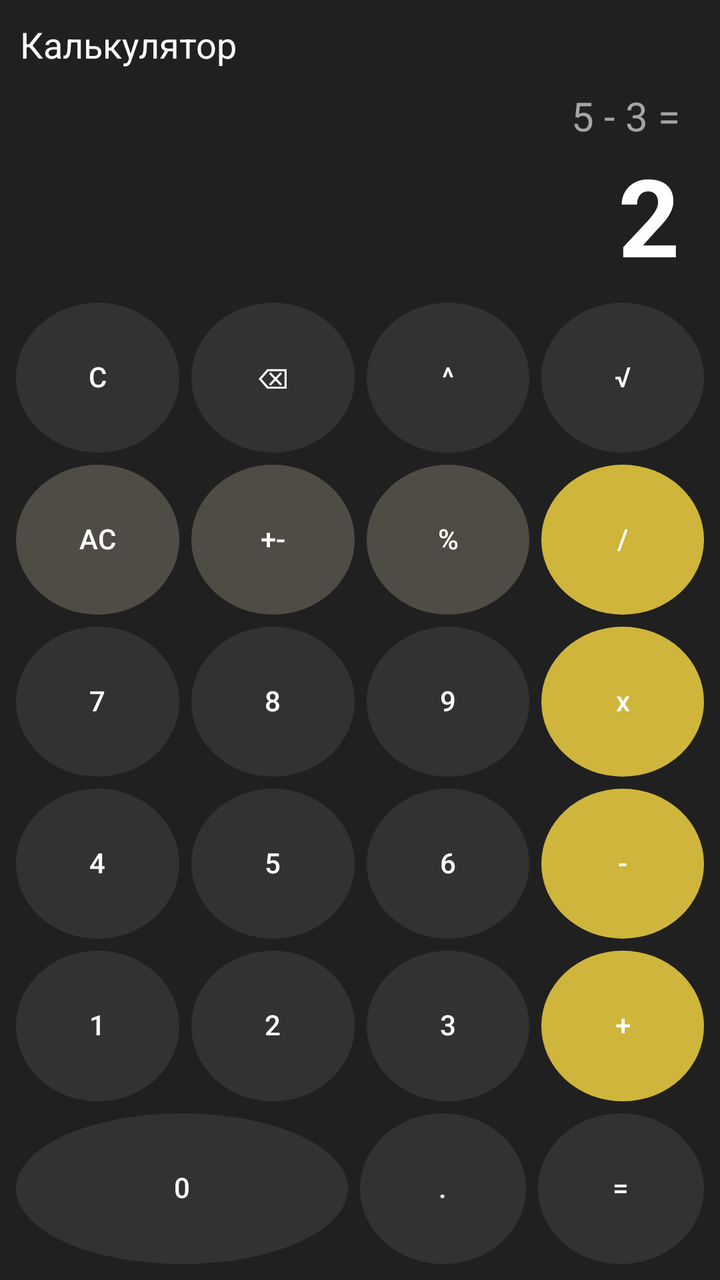
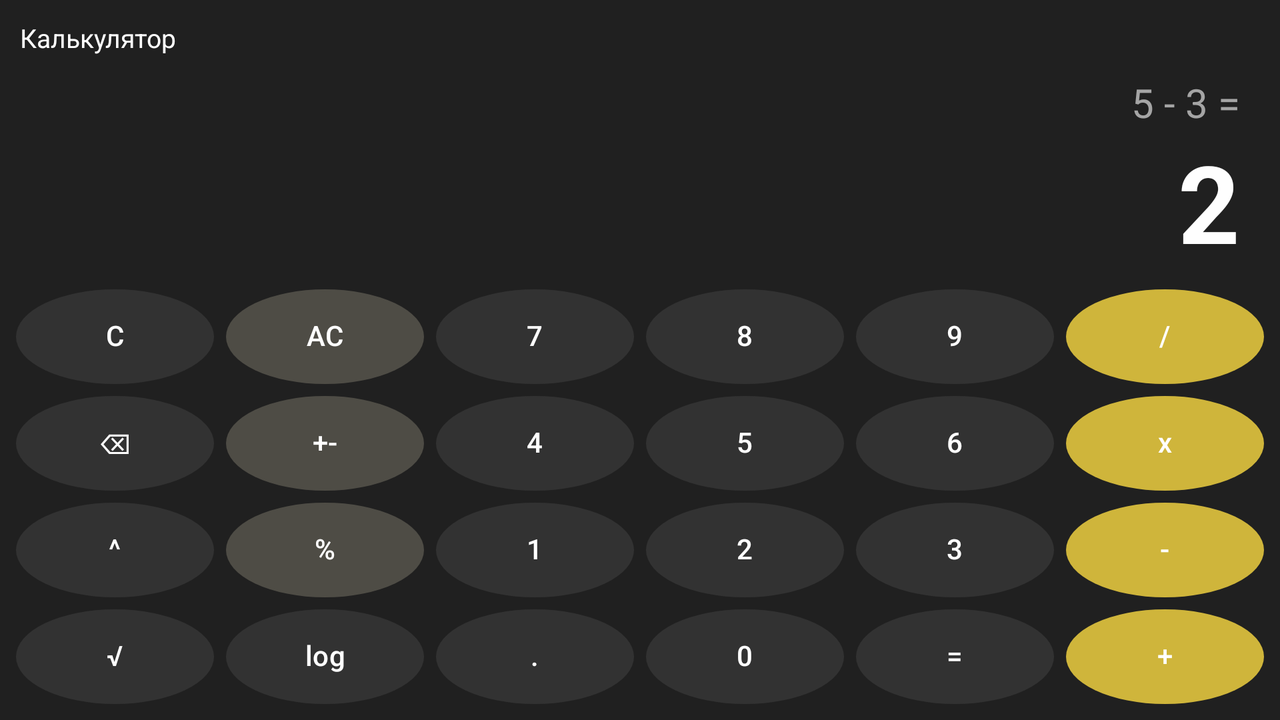

The same Android screen from two of the app's own layout files: first res/layout/ as a phone draws it, then the repository's variant for another configuration, drawn on a device whose configuration selects that folder. Both files follow.
<!-- AndroidManifest.xml: application theme Theme.Android_First_Project -->
<!-- res/layout/activity_calc.xml -->
<?xml version="1.0" encoding="utf-8"?>
<LinearLayout xmlns:android="http://schemas.android.com/apk/res/android"
    xmlns:app="http://schemas.android.com/apk/res-auto"
    xmlns:tools="http://schemas.android.com/tools"
    android:id="@+id/main"
    android:layout_width="match_parent"
    android:layout_height="match_parent"
    android:background="@color/calc_layout_background"
    android:orientation="vertical"
    tools:context=".Calc_Activity">

    <TextView
        android:layout_width="match_parent"
        android:layout_height="wrap_content"
        android:padding="10dp"
        android:text="@string/calc_tv_title"
        android:textColor="@color/calc_text_color"
        android:textSize="18sp" />

    <TextView
        android:id="@+id/calc_tv_history"
        android:layout_width="match_parent"
        android:layout_height="wrap_content"
        android:paddingHorizontal="20dp"
        android:textAlignment="viewEnd"
        android:textColor="@color/calc_history_color"
        android:textSize="20sp"
        tools:text="5 - 3 =" />

    <TextView
        android:id="@+id/calc_tv_result"
        android:layout_width="match_parent"
        android:layout_height="wrap_content"
        android:paddingHorizontal="20dp"
        android:textAlignment="viewEnd"
        android:textColor="@color/calc_text_color"
        android:textSize="54sp"
        android:textStyle="bold"
        tools:text="2" />

    <LinearLayout
        android:layout_width="match_parent"
        android:layout_height="match_parent"
        android:layout_margin="5dp"
        android:orientation="vertical">

        <LinearLayout
            android:layout_width="match_parent"
            android:layout_height="0dp"
            android:layout_weight="1"
            android:orientation="horizontal">

            

            <Button
                android:id="@+id/calc_btn_operation_c"
                style="@style/calc_btn_operation"
                android:tag="@string/calc_btn_operation_c"
                android:text="@string/calc_btn_operation_c" />

            <Button
                android:id="@+id/calc_btn_operation_backspace"
                style="@style/calc_btn_operation"
                android:tag="@string/calc_btn_operation_backspace"
                android:text="@string/calc_btn_operation_backspace" />

            <Button
                android:id="@+id/calc_btn_operation_square"
                style="@style/calc_btn_operation"
                android:tag="@string/calc_btn_operation_square"
                android:text="@string/calc_btn_operation_square" />

            <Button
                android:id="@+id/calc_btn_operation_sqrt"
                style="@style/calc_btn_operation"
                android:tag="@string/calc_btn_operation_sqrt"
                android:text="@string/calc_btn_operation_sqrt" />


        </LinearLayout>

        <LinearLayout
            android:layout_width="match_parent"
            android:layout_height="0dp"
            android:layout_weight="1"
            android:orientation="horizontal">

            <Button
                android:id="@+id/calc_btn_operation_ac"
                style="@style/calc_btn_operation"
                android:backgroundTint="#4e4c45"
                android:tag="@string/calc_btn_operation_ac"
                android:text="@string/calc_btn_operation_ac" />

            <Button
                android:id="@+id/calc_btn_operation_pm"
                style="@style/calc_btn_operation"
                android:backgroundTint="#4e4c45"
                android:tag="@string/calc_btn_operation_pm"
                android:text="@string/calc_btn_operation_pm" />

            <Button
                android:id="@+id/calc_btn_operation_percent"
                style="@style/calc_btn_operation"
                android:backgroundTint="#4e4c45"
                android:tag="@string/calc_btn_operation_percent"
                android:text="@string/calc_btn_operation_percent" />

            <Button
                android:id="@+id/calc_btn_operation_devide"
                style="@style/calc_btn_operation"
                android:backgroundTint="#cfb53b"
                android:tag="@string/calc_btn_operation_devide"
                android:text="@string/calc_btn_operation_devide" />

        </LinearLayout>

        <LinearLayout
            android:layout_width="match_parent"
            android:layout_height="0dp"
            android:layout_weight="1"
            android:orientation="horizontal">

            <Button
                android:id="@+id/calc_btn_digit_7"
                style="@style/calc_btn_digit"
                android:tag="@string/calc_btn_digit_7"

                android:text="@string/calc_btn_digit_7" />

            <Button
                android:id="@+id/calc_btn_digit_8"
                style="@style/calc_btn_digit"
                android:tag="@string/calc_btn_digit_8"
                android:text="@string/calc_btn_digit_8" />

            <Button
                android:id="@+id/calc_btn_digit_9"
                style="@style/calc_btn_digit"
                android:tag="@string/calc_btn_digit_9"
                android:text="@string/calc_btn_digit_9" />

            <Button
                android:id="@+id/calc_btn_operation_multiply"
                style="@style/calc_btn_digit"
                android:backgroundTint="#cfb53b"
                android:tag="@string/calc_btn_operation_multiply"
                android:text="@string/calc_btn_operation_multiply" />

        </LinearLayout>

        <LinearLayout
            android:layout_width="match_parent"
            android:layout_height="0dp"
            android:layout_weight="1"
            android:orientation="horizontal">

            <Button
                android:id="@+id/calc_btn_digit_4"
                style="@style/calc_btn_digit"
                android:tag="@string/calc_btn_digit_4"
                android:text="@string/calc_btn_digit_4" />

            <Button
                android:id="@+id/calc_btn_digit_5"
                style="@style/calc_btn_digit"
                android:tag="@string/calc_btn_digit_5"
                android:text="@string/calc_btn_digit_5" />

            <Button
                android:id="@+id/calc_btn_digit_6"
                style="@style/calc_btn_digit"
                android:tag="@string/calc_btn_digit_6"
                android:text="@string/calc_btn_digit_6" />

            <Button
                android:id="@+id/calc_btn_operation_minus"
                style="@style/calc_btn_digit"
                android:backgroundTint="#cfb53b"
                android:tag="@string/calc_btn_operation_minus"
                android:text="@string/calc_btn_operation_minus" />


        </LinearLayout>

        <LinearLayout
            android:layout_width="match_parent"
            android:layout_height="0dp"
            android:layout_weight="1"
            android:orientation="horizontal">

            <Button
                android:id="@+id/calc_btn_digit_1"
                style="@style/calc_btn_digit"
                android:tag="@string/calc_btn_digit_1"
                android:text="@string/calc_btn_digit_1" />

            <Button
                android:id="@+id/calc_btn_digit_2"
                style="@style/calc_btn_digit"
                android:tag="@string/calc_btn_digit_2"
                android:text="@string/calc_btn_digit_2" />

            <Button
                android:id="@+id/calc_btn_digit_3"
                style="@style/calc_btn_digit"
                android:tag="@string/calc_btn_digit_3"
                android:text="@string/calc_btn_digit_3" />

            <Button
                android:id="@+id/calc_btn_operation_plus"
                style="@style/calc_btn_digit"
                android:backgroundTint="#cfb53b"
                android:tag="@string/calc_btn_operation_plus"
                android:text="@string/calc_btn_operation_plus" />
        </LinearLayout>

        <LinearLayout
            android:layout_width="match_parent"
            android:layout_height="0dp"
            android:layout_weight="1"
            android:orientation="horizontal">

            <Button
                android:id="@+id/calc_btn_digit_0"
                style="@style/calc_btn_digit_0"
                android:layout_width="0dp"
                android:layout_weight="2"
                android:tag="@string/calc_btn_digit_0"
                android:text="@string/calc_btn_digit_0" />

            <Button
                android:id="@+id/calc_btn_operation_coma"
                style="@style/calc_btn_digit"
                android:layout_width="0dp"
                android:layout_weight="1"
                android:tag="@string/calc_btn_operation_coma"
                android:text="@string/calc_btn_operation_coma" />

            <Button
                android:id="@+id/calc_btn_operation_equal"
                style="@style/calc_btn_digit"
                android:layout_width="0dp"
                android:layout_weight="1"
                android:tag="@string/calc_btn_operation_equal"
                android:text="@string/calc_btn_operation_equal"

                />

        </LinearLayout>

    </LinearLayout>


</LinearLayout>
<!-- resources referenced by this layout -->
<resources>
  <color name="calc_history_color">#A5A5A5</color>
  <color name="calc_layout_background">#202020</color>
  <color name="calc_text_color">#FEFEFE</color>
  <string name="calc_btn_digit_0">0</string>
  <string name="calc_btn_digit_1">1</string>
  <string name="calc_btn_digit_2">2</string>
  <string name="calc_btn_digit_3">3</string>
  <string name="calc_btn_digit_4">4</string>
  <string name="calc_btn_digit_5">5</string>
  <string name="calc_btn_digit_6">6</string>
  <string name="calc_btn_digit_7">7</string>
  <string name="calc_btn_digit_8">8</string>
  <string name="calc_btn_digit_9">9</string>
  <string name="calc_btn_operation_ac">AC</string>
  <string name="calc_btn_operation_backspace">\u232B</string>
  <string name="calc_btn_operation_c">C</string>
  <string name="calc_btn_operation_coma">.</string>
  <string name="calc_btn_operation_devide">/</string>
  <string name="calc_btn_operation_equal">=</string>
  <string name="calc_btn_operation_minus">-</string>
  <string name="calc_btn_operation_multiply">x</string>
  <string name="calc_btn_operation_percent">%</string>
  <string name="calc_btn_operation_plus">+</string>
  <string name="calc_btn_operation_pm">+-</string>
  <string name="calc_btn_operation_sqrt">√</string>
  <string name="calc_btn_operation_square">^</string>
  <string name="calc_tv_title">Калькулятор</string>
  <style name="calc_btn_digit" parent="calc_btn">
          <item name="android:background">@drawable/calc_btn_operation</item>
      </style>
  <style name="calc_btn_digit_0" parent="calc_btn">
          <item name="android:background">@drawable/calc_btn_operation</item>
          <item name="android:layout_weight">2</item> 
      </style>
  <style name="calc_btn_operation" parent="calc_btn">
          <item name="android:background">@drawable/calc_btn_operation</item>
      </style>
  <style name="Theme.Android_First_Project" parent="Base.Theme.Android_First_Project" />
  <style name="calc_btn">
          <item name="android:textSize">14sp</item>
          <item name="android:layout_width">match_parent</item>
          <item name="android:layout_weight">1</item>
          <item name="android:layout_height">match_parent</item>
          <item name="android:layout_margin">3dp</item>
          <item name="android:includeFontPadding">false</item>
          <item name="backgroundTint">@null</item>
      </style>
  <!-- drawable calc_btn_operation (drawable) -->
  <?xml version="1.0" encoding="utf-8"?>
  <shape xmlns:android="http://schemas.android.com/apk/res/android"
      android:shape="oval">
  
  
      <corners android:radius="10dp"/>
      <solid android:color="@color/calc_btn_operation"/>
  
  </shape>
  <style name="Base.Theme.Android_First_Project" parent="Theme.Material3.DayNight.NoActionBar">
          
          
      </style>
  <color name="calc_btn_operation">#323232</color>
</resources>
<!-- res/layout-land/activity_calc.xml (the repository's variant of the layout above) -->
<!-- drawn on the phone turned sideways -->
<?xml version="1.0" encoding="utf-8"?>
<LinearLayout xmlns:android="http://schemas.android.com/apk/res/android"
    xmlns:app="http://schemas.android.com/apk/res-auto"
    xmlns:tools="http://schemas.android.com/tools"
    android:id="@+id/main"
    android:layout_width="match_parent"
    android:layout_height="match_parent"
    android:background="@color/calc_layout_background"
    android:orientation="vertical"
    tools:context=".Calc_Activity">


    <LinearLayout
        android:layout_width="match_parent"
        android:layout_height="wrap_content"
        android:orientation="horizontal">

        <LinearLayout
            android:layout_width="match_parent"
            android:layout_height="wrap_content"
            android:orientation="vertical">

            <TextView
                android:layout_width="match_parent"
                android:layout_height="wrap_content"
                android:padding="10dp"
                android:text="@string/calc_tv_title"
                android:textColor="@color/calc_text_color"
                android:textSize="13sp" />

            <TextView
                android:id="@+id/calc_tv_history"
                android:layout_width="match_parent"
                android:layout_height="wrap_content"
                android:paddingHorizontal="20dp"
                android:textAlignment="viewEnd"
                android:textColor="@color/calc_history_color"
                android:textSize="20sp"
                tools:text="5 - 3 =" />

            <LinearLayout
                android:layout_width="match_parent"
                android:layout_height="wrap_content"
                android:orientation="vertical">

                <TextView
                    android:id="@+id/calc_tv_result"
                    android:layout_width="match_parent"
                    android:layout_height="wrap_content"
                    android:paddingHorizontal="20dp"
                    android:textAlignment="viewEnd"
                    android:textColor="@color/calc_text_color"
                    android:textSize="54sp"
                    android:textStyle="bold"
                    tools:text="2" />
            </LinearLayout>
        </LinearLayout>


    </LinearLayout>


    <LinearLayout
        android:layout_width="match_parent"
        android:layout_height="match_parent"
        android:layout_margin="5dp"
        android:orientation="vertical">


        <LinearLayout
            android:layout_width="match_parent"
            android:layout_height="0dp"
            android:layout_weight="1"
            android:orientation="horizontal">

            <Button
                android:id="@+id/calc_btn_operation_c"
                style="@style/calc_btn_operation"
                android:tag="@string/calc_btn_operation_c"
                android:text="@string/calc_btn_operation_c" />

            <Button
                android:id="@+id/calc_btn_operation_ac"
                style="@style/calc_btn_operation"
                android:backgroundTint="#4e4c45"
                android:tag="@string/calc_btn_operation_ac"
                android:text="@string/calc_btn_operation_ac" />

            <Button
                android:id="@+id/calc_btn_digit_7"
                style="@style/calc_btn_digit"
                android:tag="@string/calc_btn_digit_7"
                android:text="@string/calc_btn_digit_7" />

            <Button
                android:id="@+id/calc_btn_digit_8"
                style="@style/calc_btn_digit"
                android:tag="@string/calc_btn_digit_8"
                android:text="@string/calc_btn_digit_8" />

            <Button
                android:id="@+id/calc_btn_digit_9"
                style="@style/calc_btn_digit"
                android:tag="@string/calc_btn_digit_9"
                android:text="@string/calc_btn_digit_9" />
            <Button
                android:id="@+id/calc_btn_devide"
                style="@style/calc_btn_operation"
                android:backgroundTint="#cfb53b"
                android:tag="@string/calc_btn_operation_devide"
                android:text="@string/calc_btn_operation_devide" />

        </LinearLayout>

        <LinearLayout
            android:layout_width="match_parent"
            android:layout_height="0dp"
            android:layout_weight="1"
            android:orientation="horizontal">

            <Button
                android:id="@+id/calc_btn_operation_backspace"
                style="@style/calc_btn_operation"
                android:tag="@string/calc_btn_operation_backspace"
                android:text="@string/calc_btn_operation_backspace" />

            <Button
                android:id="@+id/calc_btn_operation_pm"
                style="@style/calc_btn_operation"
                android:backgroundTint="#4e4c45"
                android:tag="@string/calc_btn_operation_pm"
                android:text="@string/calc_btn_operation_pm" />


            <Button
                android:id="@+id/calc_btn_digit_4"
                style="@style/calc_btn_digit"
                android:tag="@string/calc_btn_digit_4"
                android:text="@string/calc_btn_digit_4" />

            <Button
                android:id="@+id/calc_btn_digit_5"
                style="@style/calc_btn_digit"
                android:tag="@string/calc_btn_digit_5"
                android:text="@string/calc_btn_digit_5" />

            <Button
                android:id="@+id/calc_btn_digit_6"
                style="@style/calc_btn_digit"
                android:tag="@string/calc_btn_digit_6"
                android:text="@string/calc_btn_digit_6" />

            <Button
                android:id="@+id/calc_btn_multiply"
                style="@style/calc_btn_digit"
                android:backgroundTint="#cfb53b"
                android:tag="@string/calc_btn_operation_multiply"
                android:text="@string/calc_btn_operation_multiply" />
        </LinearLayout>

        <LinearLayout
            android:layout_width="match_parent"
            android:layout_height="0dp"
            android:layout_weight="1"
            android:orientation="horizontal">

            <Button
                android:id="@+id/calc_btn_operation_square"
                style="@style/calc_btn_operation"
                android:tag="@string/calc_btn_operation_square"
                android:text="@string/calc_btn_operation_square" />


            <Button
                android:id="@+id/calc_btn_operation_percent"
                style="@style/calc_btn_operation"
                android:backgroundTint="#4e4c45"
                android:tag="@string/calc_btn_operation_percent"
                android:text="@string/calc_btn_operation_percent" />

            <Button
                android:id="@+id/calc_btn_digit_1"
                style="@style/calc_btn_digit"
                android:tag="@string/calc_btn_digit_1"
                android:text="@string/calc_btn_digit_1" />

            <Button
                android:id="@+id/calc_btn_digit_2"
                style="@style/calc_btn_digit"
                android:tag="@string/calc_btn_digit_2"
                android:text="@string/calc_btn_digit_2" />

            <Button
                android:id="@+id/calc_btn_digit_3"
                style="@style/calc_btn_digit"
                android:tag="@string/calc_btn_digit_3"
                android:text="@string/calc_btn_digit_3" />


            <Button
                android:id="@+id/calc_btn_minus"
                style="@style/calc_btn_digit"
                android:backgroundTint="#cfb53b"
                android:tag="@string/calc_btn_operation_minus"
                android:text="@string/calc_btn_operation_minus" />
        </LinearLayout>

        <LinearLayout
            android:layout_width="match_parent"
            android:layout_height="0dp"
            android:layout_weight="1"
            android:orientation="horizontal">



            <Button
                android:id="@+id/calc_btn_operation_sqrt"
                style="@style/calc_btn_operation"
                android:tag="@string/calc_btn_operation_sqrt"
                android:text="@string/calc_btn_operation_sqrt" />


            <Button
                android:id="@+id/calc_btn_operation_log"
                style="@style/calc_btn_operation"
                android:tag="@string/calc_btn_operation_log"
                android:text="@string/calc_btn_operation_log" />

            <Button
                android:id="@+id/calc_btn_operation_coma"
                style="@style/calc_btn_digit"
                android:tag="@string/calc_btn_operation_coma"
                android:text="@string/calc_btn_operation_coma" />

            <Button
                android:id="@+id/calc_btn_digit_0"
                style="@style/calc_btn_digit"
                android:tag="@string/calc_btn_digit_0"
                android:text="@string/calc_btn_digit_0" />

            <Button
                android:id="@+id/calc_btn_operation_equal"
                style="@style/calc_btn_operation"
                android:tag="@string/calc_btn_operation_equal"
                android:text="@string/calc_btn_operation_equal"
            />
            <Button
                android:id="@+id/calc_btn_operation_plus"
                style="@style/calc_btn_digit"
                android:backgroundTint="#cfb53b"
                android:tag="@string/calc_btn_operation_plus"
                android:text="@string/calc_btn_operation_plus" />

        </LinearLayout>
    </LinearLayout>

</LinearLayout>
<!-- resources referenced by the variant -->
<!-- as the phone turned sideways resolves them -->
<resources>
  <color name="calc_history_color">#A5A5A5</color>
  <color name="calc_layout_background">#202020</color>
  <color name="calc_text_color">#FEFEFE</color>
  <string name="calc_btn_digit_0">0</string>
  <string name="calc_btn_digit_1">1</string>
  <string name="calc_btn_digit_2">2</string>
  <string name="calc_btn_digit_3">3</string>
  <string name="calc_btn_digit_4">4</string>
  <string name="calc_btn_digit_5">5</string>
  <string name="calc_btn_digit_6">6</string>
  <string name="calc_btn_digit_7">7</string>
  <string name="calc_btn_digit_8">8</string>
  <string name="calc_btn_digit_9">9</string>
  <string name="calc_btn_operation_ac">AC</string>
  <string name="calc_btn_operation_backspace">\u232B</string>
  <string name="calc_btn_operation_c">C</string>
  <string name="calc_btn_operation_coma">.</string>
  <string name="calc_btn_operation_devide">/</string>
  <string name="calc_btn_operation_equal">=</string>
  <string name="calc_btn_operation_log">log</string>
  <string name="calc_btn_operation_minus">-</string>
  <string name="calc_btn_operation_multiply">x</string>
  <string name="calc_btn_operation_percent">%</string>
  <string name="calc_btn_operation_plus">+</string>
  <string name="calc_btn_operation_pm">+-</string>
  <string name="calc_btn_operation_sqrt">√</string>
  <string name="calc_btn_operation_square">^</string>
  <string name="calc_tv_title">Калькулятор</string>
  <style name="calc_btn_digit" parent="calc_btn">
          <item name="android:background">@drawable/calc_btn_operation</item>
      </style>
  <style name="calc_btn_operation" parent="calc_btn">
          <item name="android:background">@drawable/calc_btn_operation</item>
      </style>
  <style name="Theme.Android_First_Project" parent="Base.Theme.Android_First_Project" />
  <style name="calc_btn">
          <item name="android:textSize">14sp</item>
          <item name="android:layout_width">match_parent</item>
          <item name="android:layout_weight">1</item>
          <item name="android:layout_height">match_parent</item>
          <item name="android:layout_margin">3dp</item>
          <item name="android:includeFontPadding">false</item>
          <item name="backgroundTint">@null</item>
      </style>
  <!-- drawable calc_btn_operation (drawable) -->
  <?xml version="1.0" encoding="utf-8"?>
  <shape xmlns:android="http://schemas.android.com/apk/res/android"
      android:shape="oval">
  
  
      <corners android:radius="10dp"/>
      <solid android:color="@color/calc_btn_operation"/>
  
  </shape>
  <style name="Base.Theme.Android_First_Project" parent="Theme.Material3.DayNight.NoActionBar">
          
          
      </style>
  <color name="calc_btn_operation">#323232</color>
</resources>
